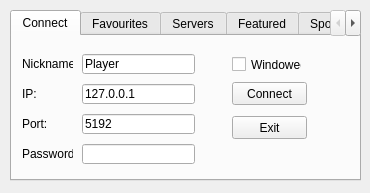
<?xml version="1.0" encoding="UTF-8"?>
<ui version="4.0">
 <class>ServerBrowser</class>
 <widget class="QMainWindow" name="ServerBrowser">
  <property name="geometry">
   <rect>
    <x>0</x>
    <y>0</y>
    <width>370</width>
    <height>193</height>
   </rect>
  </property>
  <property name="windowTitle">
   <string>ServerBrowser</string>
  </property>
  <widget class="QWidget" name="centralWidget">
   <widget class="QTabWidget" name="tabWidget">
    <property name="geometry">
     <rect>
      <x>10</x>
      <y>10</y>
      <width>351</width>
      <height>171</height>
     </rect>
    </property>
    <property name="currentIndex">
     <number>0</number>
    </property>
    <widget class="QWidget" name="tabConnect">
     <attribute name="title">
      <string>Connect</string>
     </attribute>
     <widget class="QLabel" name="label">
      <property name="geometry">
       <rect>
        <x>10</x>
        <y>20</y>
        <width>51</width>
        <height>16</height>
       </rect>
      </property>
      <property name="text">
       <string>Nickname:</string>
      </property>
     </widget>
     <widget class="QLineEdit" name="leNick">
      <property name="geometry">
       <rect>
        <x>70</x>
        <y>18</y>
        <width>113</width>
        <height>20</height>
       </rect>
      </property>
      <property name="text">
       <string>Player</string>
      </property>
     </widget>
     <widget class="QLineEdit" name="leIP">
      <property name="geometry">
       <rect>
        <x>70</x>
        <y>48</y>
        <width>113</width>
        <height>20</height>
       </rect>
      </property>
      <property name="text">
       <string>127.0.0.1</string>
      </property>
     </widget>
     <widget class="QLabel" name="label_2">
      <property name="geometry">
       <rect>
        <x>10</x>
        <y>50</y>
        <width>51</width>
        <height>16</height>
       </rect>
      </property>
      <property name="text">
       <string>IP:</string>
      </property>
     </widget>
     <widget class="QLineEdit" name="lePort">
      <property name="geometry">
       <rect>
        <x>70</x>
        <y>78</y>
        <width>113</width>
        <height>20</height>
       </rect>
      </property>
      <property name="text">
       <string>5192</string>
      </property>
     </widget>
     <widget class="QLabel" name="label_3">
      <property name="geometry">
       <rect>
        <x>10</x>
        <y>80</y>
        <width>51</width>
        <height>16</height>
       </rect>
      </property>
      <property name="text">
       <string>Port:</string>
      </property>
     </widget>
     <widget class="QLineEdit" name="lePassword">
      <property name="geometry">
       <rect>
        <x>70</x>
        <y>108</y>
        <width>113</width>
        <height>20</height>
       </rect>
      </property>
     </widget>
     <widget class="QLabel" name="label_4">
      <property name="geometry">
       <rect>
        <x>10</x>
        <y>110</y>
        <width>51</width>
        <height>16</height>
       </rect>
      </property>
      <property name="text">
       <string>Password:</string>
      </property>
     </widget>
     <widget class="QCheckBox" name="cbWindowed">
      <property name="geometry">
       <rect>
        <x>220</x>
        <y>20</y>
        <width>70</width>
        <height>17</height>
       </rect>
      </property>
      <property name="text">
       <string>Windowed</string>
      </property>
     </widget>
     <widget class="QPushButton" name="btnConnect">
      <property name="geometry">
       <rect>
        <x>220</x>
        <y>46</y>
        <width>75</width>
        <height>23</height>
       </rect>
      </property>
      <property name="text">
       <string>Connect</string>
      </property>
     </widget>
     <widget class="QPushButton" name="btnExit">
      <property name="geometry">
       <rect>
        <x>220</x>
        <y>80</y>
        <width>75</width>
        <height>23</height>
       </rect>
      </property>
      <property name="text">
       <string>Exit</string>
      </property>
     </widget>
    </widget>
    <widget class="QWidget" name="tabFavourites">
     <attribute name="title">
      <string>Favourites</string>
     </attribute>
     <widget class="QPushButton" name="btnAddFav">
      <property name="geometry">
       <rect>
        <x>180</x>
        <y>520</y>
        <width>75</width>
        <height>23</height>
       </rect>
      </property>
      <property name="text">
       <string>Add Server</string>
      </property>
     </widget>
    </widget>
    <widget class="QWidget" name="tabServers">
     <attribute name="title">
      <string>Servers</string>
     </attribute>
     <widget class="QPushButton" name="btnConnect2">
      <property name="geometry">
       <rect>
        <x>10</x>
        <y>520</y>
        <width>75</width>
        <height>23</height>
       </rect>
      </property>
      <property name="text">
       <string>Connect</string>
      </property>
     </widget>
     <widget class="QTreeWidget" name="twServers">
      <property name="geometry">
       <rect>
        <x>2</x>
        <y>2</y>
        <width>771</width>
        <height>511</height>
       </rect>
      </property>
      <column>
       <property name="text">
        <string notr="true">1</string>
       </property>
      </column>
     </widget>
     <widget class="QWidget" name="wServers" native="true">
      <property name="geometry">
       <rect>
        <x>0</x>
        <y>0</y>
        <width>791</width>
        <height>551</height>
       </rect>
      </property>
     </widget>
     <widget class="QPushButton" name="btnRefresh">
      <property name="geometry">
       <rect>
        <x>95</x>
        <y>520</y>
        <width>75</width>
        <height>23</height>
       </rect>
      </property>
      <property name="text">
       <string>Refresh</string>
      </property>
     </widget>
    </widget>
    <widget class="QWidget" name="tabFeatured">
     <attribute name="title">
      <string>Featured</string>
     </attribute>
    </widget>
    <widget class="QWidget" name="tabSponsors">
     <attribute name="title">
      <string>Sponsors</string>
     </attribute>
    </widget>
   </widget>
  </widget>
 </widget>
 <layoutdefault spacing="6" margin="11"/>
 <resources/>
 <connections/>
</ui>
